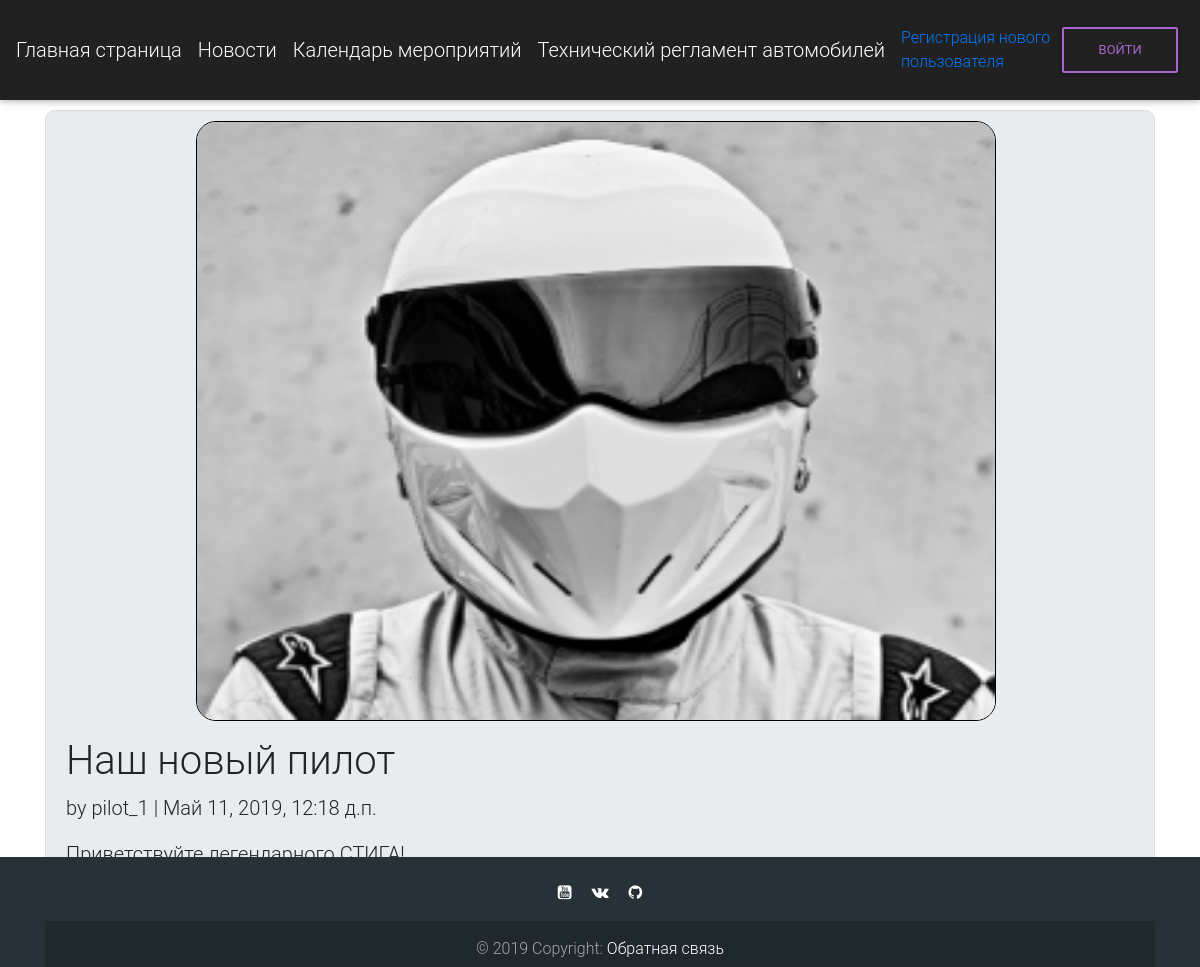
/posts/3/, run on the app's committed database.
### posts/models.py (models this page shows, shortened)
class Post(models.Model):
    title = models.CharField(max_length=255, verbose_name="Заголовок")
    body = models.TextField(verbose_name="Текст")
    document = models.FileField(validators=[validate_file_extension], verbose_name="Файл", blank=True, null=True, upload_to="documents")
    date = models.DateTimeField(auto_now_add=True, verbose_name='Дата создания')
    author = models.ForeignKey(
        settings.AUTH_USER_MODEL,
        on_delete=models.CASCADE,
        verbose_name = "Автор"
    )

### users/models.py (models this page shows)
class CustomUser(AbstractUser):
    date_of_birth = models.DateTimeField(verbose_name='Дата рождения', default=date.today)
    full_name = models.CharField(max_length=255, verbose_name='Фамилия', null=True)
    phone_no = models.CharField(max_length=255, verbose_name='Контактный телефон', default='+7-499-555-55-55')
    PILOT = 'ПИ'
    VIEWER = 'ПО'
    PARTNER = 'ПА'
    MEMBER = 'УЧ'
    ROLE_CHOICES = (
        (PILOT, 'Пилот'),
        (MEMBER, 'Член команды'),
        (PARTNER, 'Партнер'),
        (VIEWER, 'Зритель'),
    )
    user_role = models.CharField(max_length=2,
        choices=ROLE_CHOICES,
        default=VIEWER,
        verbose_name='Роль пользователя'
    )

### posts/views.py (the view)
# urls.py: path('<int:pk>/', views.PostDetailView.as_view(), name='post_detail'),
class PostDetailView(DeleteView):
    model = Post
    template_name = 'post_detail.html'

### templates/post_detail.html (shortened to what this page needs)
{% extends 'base.html' %}
{% block content %}
  <div class="content-section">
      <div class="media">
        {% if post.document %}
          <img src="{{ post.document.url }}" class="image-responsive" style="height: 600px; width: 800px; margin-left: 130px; margin-right: 20px; margin-bottom: 16px; border: 1px solid black; border-radius: 20px;">
          <br>
        {% endif %}
      </div>
      <div class="media-body">
        <h2 class="account-heading">{{ object.title }}</h2>
        <p class="text-body">by {{ object.author }} | {{ object.date }}</p>
        <p class="text-body">{{ object.body }}</p>
      </div>
      <br>
      <p><a class="btn btn-secondary ml-2" href="{% url 'posts_list' %}">Вернуться к списку новостей</a></p>
  </div>
{% endblock content %}

### static/css/base.css (style rules this page uses)
.account-heading { font-size: 2.5rem; }
.content-section { height: 850px; width: auto; background: #e9ecef; padding: 10px 20px; border: 1px solid #dddddd; border-radius: 10px; margin-bottom: 20px; }
.content-section p { font-size: 20px; }
body { background-image:url(http://crossbones.org.uk/wp-content/uploads/2016/08/grey-background.jpg); background-repeat: no-repeat; background-position: center 55px; background-size: 100%; background-attachment: fixed; }

### data on the page
Post: document (placeholder picture), title "Наш новый пилот", author "pilot_1", date "Май 11, 2019, 12:18 д.п.", body "Приветствуйте легендарного СТИГА!"
